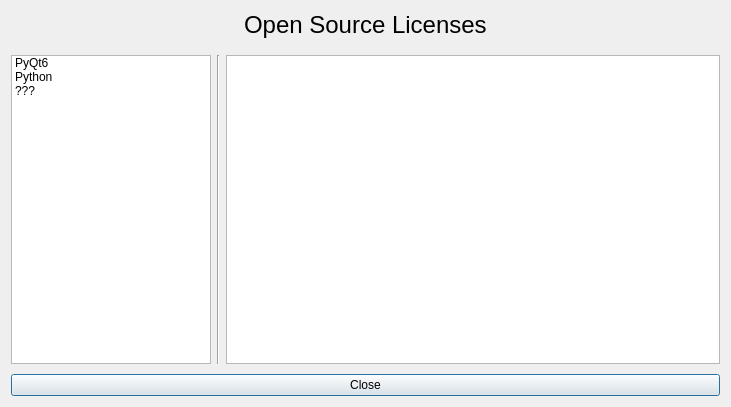
<?xml version="1.0" encoding="UTF-8"?>
<ui version="4.0">
 <class>Licenses</class>
 <widget class="QDialog" name="Licenses">
  <property name="geometry">
   <rect>
    <x>0</x>
    <y>0</y>
    <width>731</width>
    <height>407</height>
   </rect>
  </property>
  <property name="windowTitle">
   <string>Open Source Licenses</string>
  </property>
  <property name="windowIcon">
   <iconset resource="../../../microstation/microstation/icons/icons.qrc">
    <normaloff>:/icons/code.svg</normaloff>:/icons/code.svg</iconset>
  </property>
  <layout class="QVBoxLayout" name="verticalLayout">
   <item alignment="Qt::AlignHCenter">
    <widget class="QLabel" name="label">
     <property name="font">
      <font>
       <pointsize>18</pointsize>
      </font>
     </property>
     <property name="text">
      <string>Open Source Licenses</string>
     </property>
    </widget>
   </item>
   <item>
    <spacer name="verticalSpacer">
     <property name="orientation">
      <enum>Qt::Vertical</enum>
     </property>
     <property name="sizeType">
      <enum>QSizePolicy::Fixed</enum>
     </property>
     <property name="sizeHint" stdset="0">
      <size>
       <width>20</width>
       <height>10</height>
      </size>
     </property>
    </spacer>
   </item>
   <item>
    <layout class="QHBoxLayout" name="horizontalLayout">
     <item>
      <widget class="QListWidget" name="list">
       <property name="maximumSize">
        <size>
         <width>200</width>
         <height>16777215</height>
        </size>
       </property>
       <property name="editTriggers">
        <set>QAbstractItemView::NoEditTriggers</set>
       </property>
       <property name="showDropIndicator" stdset="0">
        <bool>false</bool>
       </property>
       <item>
        <property name="text">
         <string notr="true">PyQt6</string>
        </property>
        <property name="toolTip">
         <string notr="true">GNU GENERAL PUBLIC LICENSE

Version 3, 29 June 2007

Copyright © 2007 Free Software Foundation, Inc. &lt;https://fsf.org/&gt;

Everyone is permitted to copy and distribute verbatim copies of this license document, but changing it is not allowed.
Preamble

The GNU General Public License is a free, copyleft license for software and other kinds of works.

The licenses for most software and other practical works are designed to take away your freedom to share and change the works. By contrast, the GNU General Public License is intended to guarantee your freedom to share and change all versions of a program--to make sure it remains free software for all its users. We, the Free Software Foundation, use the GNU General Public License for most of our software; it applies also to any other work released this way by its authors. You can apply it to your programs, too.

When we speak of free software, we are referring to freedom, not price. Our General Public Licenses are designed to make sure that you have the freedom to distribute copies of free software (and charge for them if you wish), that you receive source code or can get it if you want it, that you can change the software or use pieces of it in new free programs, and that you know you can do these things.

To protect your rights, we need to prevent others from denying you these rights or asking you to surrender the rights. Therefore, you have certain responsibilities if you distribute copies of the software, or if you modify it: responsibilities to respect the freedom of others.

For example, if you distribute copies of such a program, whether gratis or for a fee, you must pass on to the recipients the same freedoms that you received. You must make sure that they, too, receive or can get the source code. And you must show them these terms so they know their rights.

Developers that use the GNU GPL protect your rights with two steps: (1) assert copyright on the software, and (2) offer you this License giving you legal permission to copy, distribute and/or modify it.

For the developers' and authors' protection, the GPL clearly explains that there is no warranty for this free software. For both users' and authors' sake, the GPL requires that modified versions be marked as changed, so that their problems will not be attributed erroneously to authors of previous versions.

Some devices are designed to deny users access to install or run modified versions of the software inside them, although the manufacturer can do so. This is fundamentally incompatible with the aim of protecting users' freedom to change the software. The systematic pattern of such abuse occurs in the area of products for individuals to use, which is precisely where it is most unacceptable. Therefore, we have designed this version of the GPL to prohibit the practice for those products. If such problems arise substantially in other domains, we stand ready to extend this provision to those domains in future versions of the GPL, as needed to protect the freedom of users.

Finally, every program is threatened constantly by software patents. States should not allow patents to restrict development and use of software on general-purpose computers, but in those that do, we wish to avoid the special danger that patents applied to a free program could make it effectively proprietary. To prevent this, the GPL assures that patents cannot be used to render the program non-free.

The precise terms and conditions for copying, distribution and modification follow.
TERMS AND CONDITIONS
0. Definitions.

“This License” refers to version 3 of the GNU General Public License.

“Copyright” also means copyright-like laws that apply to other kinds of works, such as semiconductor masks.

“The Program” refers to any copyrightable work licensed under this License. Each licensee is addressed as “you”. “Licensees” and “recipients” may be individuals or organizations.

To “modify” a work means to copy from or adapt all or part of the work in a fashion requiring copyright permission, other than the making of an exact copy. The resulting work is called a “modified version” of the earlier work or a work “based on” the earlier work.

A “covered work” means either the unmodified Program or a work based on the Program.

To “propagate” a work means to do anything with it that, without permission, would make you directly or secondarily liable for infringement under applicable copyright law, except executing it on a computer or modifying a private copy. Propagation includes copying, distribution (with or without modification), making available to the public, and in some countries other activities as well.

To “convey” a work means any kind of propagation that enables other parties to make or receive copies. Mere interaction with a user through a computer network, with no transfer of a copy, is not conveying.

An interactive user interface displays “Appropriate Legal Notices” to the extent that it includes a convenient and prominently visible feature that (1) displays an appropriate copyright notice, and (2) tells the user that there is no warranty for the work (except to the extent that warranties are provided), that licensees may convey the work under this License, and how to view a copy of this License. If the interface presents a list of user commands or options, such as a menu, a prominent item in the list meets this criterion.
1. Source Code.

The “source code” for a work means the preferred form of the work for making modifications to it. “Object code” means any non-source form of a work.

A “Standard Interface” means an interface that either is an official standard defined by a recognized standards body, or, in the case of interfaces specified for a particular programming language, one that is widely used among developers working in that language.

The “System Libraries” of an executable work include anything, other than the work as a whole, that (a) is included in the normal form of packaging a Major Component, but which is not part of that Major Component, and (b) serves only to enable use of the work with that Major Component, or to implement a Standard Interface for which an implementation is available to the public in source code form. A “Major Component”, in this context, means a major essential component (kernel, window system, and so on) of the specific operating system (if any) on which the executable work runs, or a compiler used to produce the work, or an object code interpreter used to run it.

The “Corresponding Source” for a work in object code form means all the source code needed to generate, install, and (for an executable work) run the object code and to modify the work, including scripts to control those activities. However, it does not include the work's System Libraries, or general-purpose tools or generally available free programs which are used unmodified in performing those activities but which are not part of the work. For example, Corresponding Source includes interface definition files associated with source files for the work, and the source code for shared libraries and dynamically linked subprograms that the work is specifically designed to require, such as by intimate data communication or control flow between those subprograms and other parts of the work.

The Corresponding Source need not include anything that users can regenerate automatically from other parts of the Corresponding Source.

The Corresponding Source for a work in source code form is that same work.
2. Basic Permissions.

All rights granted under this License are granted for the term of copyright on the Program, and are irrevocable provided the stated conditions are met. This License explicitly affirms your unlimited permission to run the unmodified Program. The output from running a covered work is covered by this License only if the output, given its content, constitutes a covered work. This License acknowledges your rights of fair use or other equivalent, as provided by copyright law.

You may make, run and propagate covered works that you do not convey, without conditions so long as your license otherwise remains in force. You may convey covered works to others for the sole purpose of having them make modifications exclusively for you, or provide you with facilities for running those works, provided that you comply with the terms of this License in conveying all material for which you do not control copyright. Those thus making or running the covered works for you must do so exclusively on your behalf, under your direction and control, on terms that prohibit them from making any copies of your copyrighted material outside their relationship with you.

Conveying under any other circumstances is permitted solely under the conditions stated below. Sublicensing is not allowed; section 10 makes it unnecessary.
3. Protecting Users' Legal Rights From Anti-Circumvention Law.

No covered work shall be deemed part of an effective technological measure under any applicable law fulfilling obligations under article 11 of the WIPO copyright treaty adopted on 20 December 1996, or similar laws prohibiting or restricting circumvention of such measures.

When you convey a covered work, you waive any legal power to forbid circumvention of technological measures to the extent such circumvention is effected by exercising rights under this License with respect to the covered work, and you disclaim any intention to limit operation or modification of the work as a means of enforcing, against the work's users, your or third parties' legal rights to forbid circumvention of technological measures.
4. Conveying Verbatim Copies.

You may convey verbatim copies of the Program's source code as you receive it, in any medium, provided that you conspicuously and appropriately publish on each copy an appropriate copyright notice; keep intact all notices stating that this License and any non-permissive terms added in accord with section 7 apply to the code; keep intact all notices of the absence of any warranty; and give all recipients a copy of this License along with the Program.

You may charge any price or no price for each copy that you convey, and you may offer support or warranty protection for a fee.
5. Conveying Modified Source Versions.

You may convey a work based on the Program, or the modifications to produce it from the Program, in the form of source code under the terms of section 4, provided that you also meet all of these conditions:

    a) The work must carry prominent notices stating that you modified it, and giving a relevant date.
    b) The work must carry prominent notices stating that it is released under this License and any conditions added under section 7. This requirement modifies the requirement in section 4 to “keep intact all notices”.
    c) You must license the entire work, as a whole, under this License to anyone who comes into possession of a copy. This License will therefore apply, along with any applicable section 7 additional terms, to the whole of the work, and all its parts, regardless of how they are packaged. This License gives no permission to license the work in any other way, but it does not invalidate such permission if you have separately received it.
    d) If the work has interactive user interfaces, each must display Appropriate Legal Notices; however, if the Program has interactive interfaces that do not display Appropriate Legal Notices, your work need not make them do so.

A compilation of a covered work with other separate and independent works, which are not by their nature extensions of the covered work, and which are not combined with it such as to form a larger program, in or on a volume of a storage or distribution medium, is called an “aggregate” if the compilation and its resulting copyright are not used to limit the access or legal rights of the compilation's users beyond what the individual works permit. Inclusion of a covered work in an aggregate does not cause this License to apply to the other parts of the aggregate.
6. Conveying Non-Source Forms.

You may convey a covered work in object code form under the terms of sections 4 and 5, provided that you also convey the machine-readable Corresponding Source under the terms of this License, in one of these ways:

    a) Convey the object code in, or embodied in, a physical product (including a physical distribution medium), accompanied by the Corresponding Source fixed on a durable physical medium customarily used for software interchange.
    b) Convey the object code in, or embodied in, a physical product (including a physical distribution medium), accompanied by a written offer, valid for at least three years and valid for as long as you offer spare parts or customer support for that product model, to give anyone who possesses the object code either (1) a copy of the Corresponding Source for all the software in the product that is covered by this License, on a durable physical medium customarily used for software interchange, for a price no more than your reasonable cost of physically performing this conveying of source, or (2) access to copy the Corresponding Source from a network server at no charge.
    c) Convey individual copies of the object code with a copy of the written offer to provide the Corresponding Source. This alternative is allowed only occasionally and noncommercially, and only if you received the object code with such an offer, in accord with subsection 6b.
    d) Convey the object code by offering access from a designated place (gratis or for a charge), and offer equivalent access to the Corresponding Source in the same way through the same place at no further charge. You need not require recipients to copy the Corresponding Source along with the object code. If the place to copy the object code is a network server, the Corresponding Source may be on a different server (operated by you or a third party) that supports equivalent copying facilities, provided you maintain clear directions next to the object code saying where to find the Corresponding Source. Regardless of what server hosts the Corresponding Source, you remain obligated to ensure that it is available for as long as needed to satisfy these requirements.
    e) Convey the object code using peer-to-peer transmission, provided you inform other peers where the object code and Corresponding Source of the work are being offered to the general public at no charge under subsection 6d.

A separable portion of the object code, whose source code is excluded from the Corresponding Source as a System Library, need not be included in conveying the object code work.

A “User Product” is either (1) a “consumer product”, which means any tangible personal property which is normally used for personal, family, or household purposes, or (2) anything designed or sold for incorporation into a dwelling. In determining whether a product is a consumer product, doubtful cases shall be resolved in favor of coverage. For a particular product received by a particular user, “normally used” refers to a typical or common use of that class of product, regardless of the status of the particular user or of the way in which the particular user actually uses, or expects or is expected to use, the product. A product is a consumer product regardless of whether the product has substantial commercial, industrial or non-consumer uses, unless such uses represent the only significant mode of use of the product.

“Installation Information” for a User Product means any methods, procedures, authorization keys, or other information required to install and execute modified versions of a covered work in that User Product from a modified version of its Corresponding Source. The information must suffice to ensure that the continued functioning of the modified object code is in no case prevented or interfered with solely because modification has been made.

If you convey an object code work under this section in, or with, or specifically for use in, a User Product, and the conveying occurs as part of a transaction in which the right of possession and use of the User Product is transferred to the recipient in perpetuity or for a fixed term (regardless of how the transaction is characterized), the Corresponding Source conveyed under this section must be accompanied by the Installation Information. But this requirement does not apply if neither you nor any third party retains the ability to install modified object code on the User Product (for example, the work has been installed in ROM).

The requirement to provide Installation Information does not include a requirement to continue to provide support service, warranty, or updates for a work that has been modified or installed by the recipient, or for the User Product in which it has been modified or installed. Access to a network may be denied when the modification itself materially and adversely affects the operation of the network or violates the rules and protocols for communication across the network.

Corresponding Source conveyed, and Installation Information provided, in accord with this section must be in a format that is publicly documented (and with an implementation available to the public in source code form), and must require no special password or key for unpacking, reading or copying.
7. Additional Terms.

“Additional permissions” are terms that supplement the terms of this License by making exceptions from one or more of its conditions. Additional permissions that are applicable to the entire Program shall be treated as though they were included in this License, to the extent that they are valid under applicable law. If additional permissions apply only to part of the Program, that part may be used separately under those permissions, but the entire Program remains governed by this License without regard to the additional permissions.

When you convey a copy of a covered work, you may at your option remove any additional permissions from that copy, or from any part of it. (Additional permissions may be written to require their own removal in certain cases when you modify the work.) You may place additional permissions on material, added by you to a covered work, for which you have or can give appropriate copyright permission.

Notwithstanding any other provision of this License, for material you add to a covered work, you may (if authorized by the copyright holders of that material) supplement the terms of this License with terms:

    a) Disclaiming warranty or limiting liability differently from the terms of sections 15 and 16 of this License; or
    b) Requiring preservation of specified reasonable legal notices or author attributions in that material or in the Appropriate Legal Notices displayed by works containing it; or
    c) Prohibiting misrepresentation of the origin of that material, or requiring that modified versions of such material be marked in reasonable ways as different from the original version; or
    d) Limiting the use for publicity purposes of names of licensors or authors of the material; or
    e) Declining to grant rights under trademark law for use of some trade names, trademarks, or service marks; or
    f) Requiring indemnification of licensors and authors of that material by anyone who conveys the material (or modified versions of it) with contractual assumptions of liability to the recipient, for any liability that these contractual assumptions directly impose on those licensors and authors.

All other non-permissive additional terms are considered “further restrictions” within the meaning of section 10. If the Program as you received it, or any part of it, contains a notice stating that it is governed by this License along with a term that is a further restriction, you may remove that term. If a license document contains a further restriction but permits relicensing or conveying under this License, you may add to a covered work material governed by the terms of that license document, provided that the further restriction does not survive such relicensing or conveying.

If you add terms to a covered work in accord with this section, you must place, in the relevant source files, a statement of the additional terms that apply to those files, or a notice indicating where to find the applicable terms.

Additional terms, permissive or non-permissive, may be stated in the form of a separately written license, or stated as exceptions; the above requirements apply either way.
8. Termination.

You may not propagate or modify a covered work except as expressly provided under this License. Any attempt otherwise to propagate or modify it is void, and will automatically terminate your rights under this License (including any patent licenses granted under the third paragraph of section 11).

However, if you cease all violation of this License, then your license from a particular copyright holder is reinstated (a) provisionally, unless and until the copyright holder explicitly and finally terminates your license, and (b) permanently, if the copyright holder fails to notify you of the violation by some reasonable means prior to 60 days after the cessation.

Moreover, your license from a particular copyright holder is reinstated permanently if the copyright holder notifies you of the violation by some reasonable means, this is the first time you have received notice of violation of this License (for any work) from that copyright holder, and you cure the violation prior to 30 days after your receipt of the notice.

Termination of your rights under this section does not terminate the licenses of parties who have received copies or rights from you under this License. If your rights have been terminated and not permanently reinstated, you do not qualify to receive new licenses for the same material under section 10.
9. Acceptance Not Required for Having Copies.

You are not required to accept this License in order to receive or run a copy of the Program. Ancillary propagation of a covered work occurring solely as a consequence of using peer-to-peer transmission to receive a copy likewise does not require acceptance. However, nothing other than this License grants you permission to propagate or modify any covered work. These actions infringe copyright if you do not accept this License. Therefore, by modifying or propagating a covered work, you indicate your acceptance of this License to do so.
10. Automatic Licensing of Downstream Recipients.

Each time you convey a covered work, the recipient automatically receives a license from the original licensors, to run, modify and propagate that work, subject to this License. You are not responsible for enforcing compliance by third parties with this License.

An “entity transaction” is a transaction transferring control of an organization, or substantially all assets of one, or subdividing an organization, or merging organizations. If propagation of a covered work results from an entity transaction, each party to that transaction who receives a copy of the work also receives whatever licenses to the work the party's predecessor in interest had or could give under the previous paragraph, plus a right to possession of the Corresponding Source of the work from the predecessor in interest, if the predecessor has it or can get it with reasonable efforts.

You may not impose any further restrictions on the exercise of the rights granted or affirmed under this License. For example, you may not impose a license fee, royalty, or other charge for exercise of rights granted under this License, and you may not initiate litigation (including a cross-claim or counterclaim in a lawsuit) alleging that any patent claim is infringed by making, using, selling, offering for sale, or importing the Program or any portion of it.
11. Patents.

A “contributor” is a copyright holder who authorizes use under this License of the Program or a work on which the Program is based. The work thus licensed is called the contributor's “contributor version”.

A contributor's “essential patent claims” are all patent claims owned or controlled by the contributor, whether already acquired or hereafter acquired, that would be infringed by some manner, permitted by this License, of making, using, or selling its contributor version, but do not include claims that would be infringed only as a consequence of further modification of the contributor version. For purposes of this definition, “control” includes the right to grant patent sublicenses in a manner consistent with the requirements of this License.

Each contributor grants you a non-exclusive, worldwide, royalty-free patent license under the contributor's essential patent claims, to make, use, sell, offer for sale, import and otherwise run, modify and propagate the contents of its contributor version.

In the following three paragraphs, a “patent license” is any express agreement or commitment, however denominated, not to enforce a patent (such as an express permission to practice a patent or covenant not to sue for patent infringement). To “grant” such a patent license to a party means to make such an agreement or commitment not to enforce a patent against the party.

If you convey a covered work, knowingly relying on a patent license, and the Corresponding Source of the work is not available for anyone to copy, free of charge and under the terms of this License, through a publicly available network server or other readily accessible means, then you must either (1) cause the Corresponding Source to be so available, or (2) arrange to deprive yourself of the benefit of the patent license for this particular work, or (3) arrange, in a manner consistent with the requirements of this License, to extend the patent license to downstream recipients. “Knowingly relying” means you have actual knowledge that, but for the patent license, your conveying the covered work in a country, or your recipient's use of the covered work in a country, would infringe one or more identifiable patents in that country that you have reason to believe are valid.

If, pursuant to or in connection with a single transaction or arrangement, you convey, or propagate by procuring conveyance of, a covered work, and grant a patent license to some of the parties receiving the covered work authorizing them to use, propagate, modify or convey a specific copy of the covered work, then the patent license you grant is automatically extended to all recipients of the covered work and works based on it.

A patent license is “discriminatory” if it does not include within the scope of its coverage, prohibits the exercise of, or is conditioned on the non-exercise of one or more of the rights that are specifically granted under this License. You may not convey a covered work if you are a party to an arrangement with a third party that is in the business of distributing software, under which you make payment to the third party based on the extent of your activity of conveying the work, and under which the third party grants, to any of the parties who would receive the covered work from you, a discriminatory patent license (a) in connection with copies of the covered work conveyed by you (or copies made from those copies), or (b) primarily for and in connection with specific products or compilations that contain the covered work, unless you entered into that arrangement, or that patent license was granted, prior to 28 March 2007.

Nothing in this License shall be construed as excluding or limiting any implied license or other defenses to infringement that may otherwise be available to you under applicable patent law.
12. No Surrender of Others' Freedom.

If conditions are imposed on you (whether by court order, agreement or otherwise) that contradict the conditions of this License, they do not excuse you from the conditions of this License. If you cannot convey a covered work so as to satisfy simultaneously your obligations under this License and any other pertinent obligations, then as a consequence you may not convey it at all. For example, if you agree to terms that obligate you to collect a royalty for further conveying from those to whom you convey the Program, the only way you could satisfy both those terms and this License would be to refrain entirely from conveying the Program.
13. Use with the GNU Affero General Public License.

Notwithstanding any other provision of this License, you have permission to link or combine any covered work with a work licensed under version 3 of the GNU Affero General Public License into a single combined work, and to convey the resulting work. The terms of this License will continue to apply to the part which is the covered work, but the special requirements of the GNU Affero General Public License, section 13, concerning interaction through a network will apply to the combination as such.
14. Revised Versions of this License.

The Free Software Foundation may publish revised and/or new versions of the GNU General Public License from time to time. Such new versions will be similar in spirit to the present version, but may differ in detail to address new problems or concerns.

Each version is given a distinguishing version number. If the Program specifies that a certain numbered version of the GNU General Public License “or any later version” applies to it, you have the option of following the terms and conditions either of that numbered version or of any later version published by the Free Software Foundation. If the Program does not specify a version number of the GNU General Public License, you may choose any version ever published by the Free Software Foundation.

If the Program specifies that a proxy can decide which future versions of the GNU General Public License can be used, that proxy's public statement of acceptance of a version permanently authorizes you to choose that version for the Program.

Later license versions may give you additional or different permissions. However, no additional obligations are imposed on any author or copyright holder as a result of your choosing to follow a later version.
15. Disclaimer of Warranty.

THERE IS NO WARRANTY FOR THE PROGRAM, TO THE EXTENT PERMITTED BY APPLICABLE LAW. EXCEPT WHEN OTHERWISE STATED IN WRITING THE COPYRIGHT HOLDERS AND/OR OTHER PARTIES PROVIDE THE PROGRAM “AS IS” WITHOUT WARRANTY OF ANY KIND, EITHER EXPRESSED OR IMPLIED, INCLUDING, BUT NOT LIMITED TO, THE IMPLIED WARRANTIES OF MERCHANTABILITY AND FITNESS FOR A PARTICULAR PURPOSE. THE ENTIRE RISK AS TO THE QUALITY AND PERFORMANCE OF THE PROGRAM IS WITH YOU. SHOULD THE PROGRAM PROVE DEFECTIVE, YOU ASSUME THE COST OF ALL NECESSARY SERVICING, REPAIR OR CORRECTION.
16. Limitation of Liability.

IN NO EVENT UNLESS REQUIRED BY APPLICABLE LAW OR AGREED TO IN WRITING WILL ANY COPYRIGHT HOLDER, OR ANY OTHER PARTY WHO MODIFIES AND/OR CONVEYS THE PROGRAM AS PERMITTED ABOVE, BE LIABLE TO YOU FOR DAMAGES, INCLUDING ANY GENERAL, SPECIAL, INCIDENTAL OR CONSEQUENTIAL DAMAGES ARISING OUT OF THE USE OR INABILITY TO USE THE PROGRAM (INCLUDING BUT NOT LIMITED TO LOSS OF DATA OR DATA BEING RENDERED INACCURATE OR LOSSES SUSTAINED BY YOU OR THIRD PARTIES OR A FAILURE OF THE PROGRAM TO OPERATE WITH ANY OTHER PROGRAMS), EVEN IF SUCH HOLDER OR OTHER PARTY HAS BEEN ADVISED OF THE POSSIBILITY OF SUCH DAMAGES.
17. Interpretation of Sections 15 and 16.

If the disclaimer of warranty and limitation of liability provided above cannot be given local legal effect according to their terms, reviewing courts shall apply local law that most closely approximates an absolute waiver of all civil liability in connection with the Program, unless a warranty or assumption of liability accompanies a copy of the Program in return for a fee.

END OF TERMS AND CONDITIONS</string>
        </property>
        <property name="statusTip">
         <string notr="true">https://www.riverbankcomputing.com/software/pyqt/</string>
        </property>
       </item>
       <item>
        <property name="text">
         <string notr="true">Python</string>
        </property>
        <property name="toolTip">
         <string notr="true">Copyright © 2001-2024 Python Software Foundation; All Rights Reserved


PYTHON SOFTWARE FOUNDATION LICENSE VERSION 2

1. This LICENSE AGREEMENT is between the Python Software Foundation (&quot;PSF&quot;), and
   the Individual or Organization (&quot;Licensee&quot;) accessing and otherwise using this
   software (&quot;Python&quot;) in source or binary form and its associated documentation.

2. Subject to the terms and conditions of this License Agreement, PSF hereby
   grants Licensee a nonexclusive, royalty-free, world-wide license to reproduce,
   analyze, test, perform and/or display publicly, prepare derivative works,
   distribute, and otherwise use Python alone or in any derivative
   version, provided, however, that PSF's License Agreement and PSF's notice of
   copyright, i.e., &quot;Copyright © 2001-2024 Python Software Foundation; All Rights
   Reserved&quot; are retained in Python alone or in any derivative version
   prepared by Licensee.

3. In the event Licensee prepares a derivative work that is based on or
   incorporates Python or any part thereof, and wants to make the
   derivative work available to others as provided herein, then Licensee hereby
   agrees to include in any such work a brief summary of the changes made to Python.

4. PSF is making Python available to Licensee on an &quot;AS IS&quot; basis.
   PSF MAKES NO REPRESENTATIONS OR WARRANTIES, EXPRESS OR IMPLIED.  BY WAY OF
   EXAMPLE, BUT NOT LIMITATION, PSF MAKES NO AND DISCLAIMS ANY REPRESENTATION OR
   WARRANTY OF MERCHANTABILITY OR FITNESS FOR ANY PARTICULAR PURPOSE OR THAT THE
   USE OF PYTHON WILL NOT INFRINGE ANY THIRD PARTY RIGHTS.

5. PSF SHALL NOT BE LIABLE TO LICENSEE OR ANY OTHER USERS OF PYTHON
   FOR ANY INCIDENTAL, SPECIAL, OR CONSEQUENTIAL DAMAGES OR LOSS AS A RESULT OF
   MODIFYING, DISTRIBUTING, OR OTHERWISE USING PYTHON, OR ANY DERIVATIVE
   THEREOF, EVEN IF ADVISED OF THE POSSIBILITY THEREOF.

6. This License Agreement will automatically terminate upon a material breach of
   its terms and conditions.

7. Nothing in this License Agreement shall be deemed to create any relationship
   of agency, partnership, or joint venture between PSF and Licensee.  This License
   Agreement does not grant permission to use PSF trademarks or trade name in a
   trademark sense to endorse or promote products or services of Licensee, or any
   third party.

8. By copying, installing or otherwise using Python, Licensee agrees
   to be bound by the terms and conditions of this License Agreement.</string>
        </property>
        <property name="statusTip">
         <string notr="true">https://www.python.org/</string>
        </property>
       </item>
       <item>
        <property name="text">
         <string>???</string>
        </property>
        <property name="toolTip">
         <string>Glory to the dog.</string>
        </property>
        <property name="statusTip">
         <string>https://toby.fangamer.com/</string>
        </property>
       </item>
      </widget>
     </item>
     <item>
      <widget class="Line" name="line">
       <property name="orientation">
        <enum>Qt::Vertical</enum>
       </property>
      </widget>
     </item>
     <item>
      <widget class="QTextBrowser" name="browser"/>
     </item>
    </layout>
   </item>
   <item>
    <spacer name="verticalSpacer_2">
     <property name="orientation">
      <enum>Qt::Vertical</enum>
     </property>
     <property name="sizeType">
      <enum>QSizePolicy::Fixed</enum>
     </property>
     <property name="sizeHint" stdset="0">
      <size>
       <width>20</width>
       <height>4</height>
      </size>
     </property>
    </spacer>
   </item>
   <item>
    <widget class="QPushButton" name="closeBtn">
     <property name="text">
      <string>Close</string>
     </property>
    </widget>
   </item>
  </layout>
 </widget>
 <resources>
  <include location="../../../microstation/microstation/icons/icons.qrc"/>
 </resources>
 <connections>
  <connection>
   <sender>closeBtn</sender>
   <signal>clicked()</signal>
   <receiver>Licenses</receiver>
   <slot>accept()</slot>
   <hints>
    <hint type="sourcelabel">
     <x>365</x>
     <y>385</y>
    </hint>
    <hint type="destinationlabel">
     <x>365</x>
     <y>203</y>
    </hint>
   </hints>
  </connection>
 </connections>
</ui>
